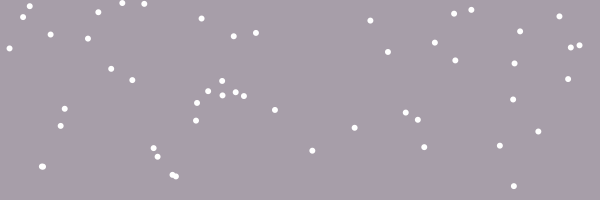
Frame 1 (no input)
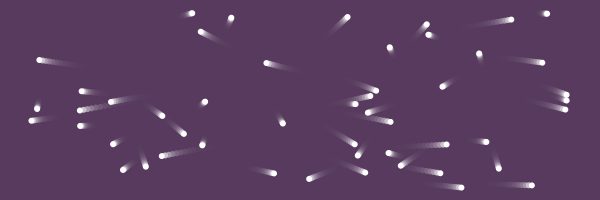
Frame 60 (the mouse pressed at the canvas centre just before this capture)
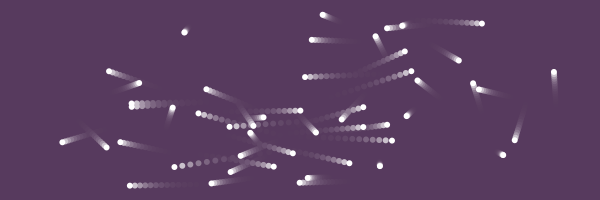
Frame 120 (the mouse held since frame 60 and released just before this capture)

The Processing sketch that drew these frames (run headless with seeded random() and noise(); from frame 60 on, the mouse is pressed at the canvas centre):

// Processing sketch: processing_155233
// ── processing_155233.pde

PVector [] start;
PVector [] end;

float m = 0;

void setup() {
  size(600, 200);
  smooth();

  start = new PVector [50];
  end = new PVector [50];

  setRandomPositions (start);
  setRandomPositions (end);

  frameRate (30);
}

void setRandomPositions (PVector [] p)
{
  int i = 0;
  while (i < p.length)
  {
    PVector pos = new PVector (random (width), random (height));
    p [i] = pos;
    i = i +1;
  }
}


void draw()
{
  fill (#57385c, 80);
  noStroke();
  rect (0,0,width, height);

  fill (#ffffff);
  noStroke();

  int i = 0;
  while (i < start.length)
  {

    PVector current = new PVector (lerp (start[i].x, end[i].x, sin (m)), lerp (start[i].y, end[i].y, sin (m)));



    ellipse (current.x, current.y, 6, 6);
    i = i+1;
  }

  m+= 0.02;

  if (m >= PI/2)
  {
    m = 0;
    arrayCopy (end, start);
    setRandomPositions (end);
  }
}
